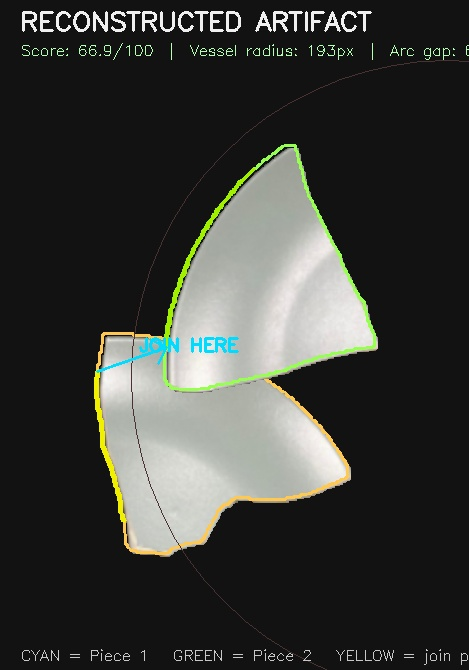
#> input picture find_001_assembly.jpg, 469 x 670 px
$ python TraditionalSegmentation.py find_001_assembly.jpg
#> lines starting #> are read from the running program, lines starting #| are printed output that depends on the picture; after the words box and inside, x2 and y2 are one past the last pixel; in counts of white or black regions, pixels touching at a corner belong together
#> in get_all_artifact_polygons, img is the input picture: shape (670, 469, 3); mean B, G, R 55, 59, 57.5
import cv2
import numpy as np


# [25 lines left out: function segment_by_edges, not called in this run]


def get_polygon_from_contour(contour):
    """Convert OpenCV contour to polygon list."""
    if contour is None or len(contour) == 0:
        return []
    return contour.squeeze().tolist()


# [45 lines left out: function classify_by_position, not called in this run]


def separate_objects(image, min_area=500):
    """
    Separate ONE artifact and ONE meter from background using edge detection.
    """
#> called with image = 'find_001_assembly.jpg', min_area = 500
    img = cv2.imread(image) if isinstance(image, str) else image
    if img is None:
        return {'meter': None, 'artifact': None}

    gray = cv2.cvtColor(img, cv2.COLOR_BGR2GRAY)
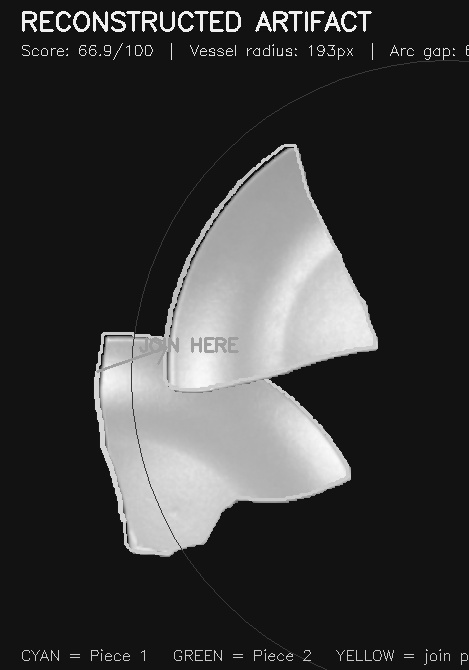
#> gray: shape (670, 469); min 9, max 249, mean 58.1
    blurred = cv2.GaussianBlur(gray, (5, 5), 0)
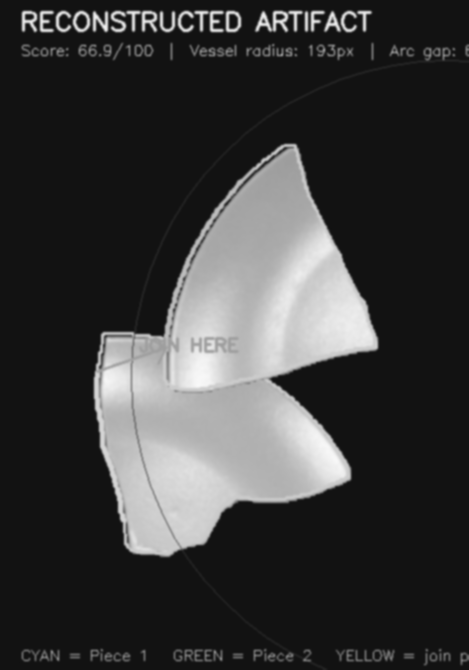
#> blurred: shape (670, 469); min 17, max 248, mean 58.1

    edges = cv2.Canny(blurred, 50, 150)
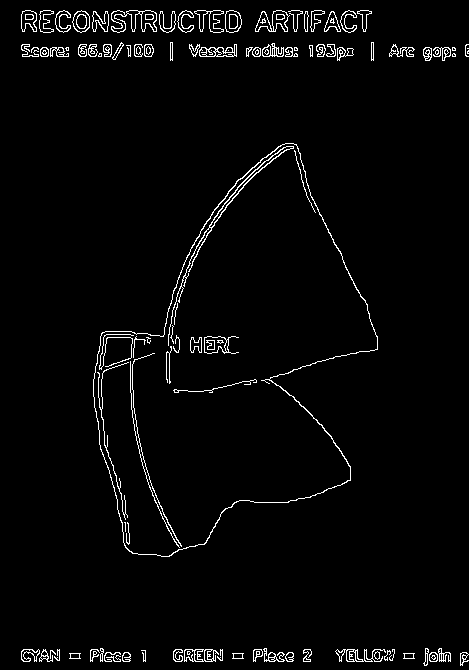
#> edges: shape (670, 469); 2.8% white in thin lines or dots

    kernel = np.ones((3, 3), np.uint8)
    dilated = cv2.dilate(edges, kernel, iterations=2)
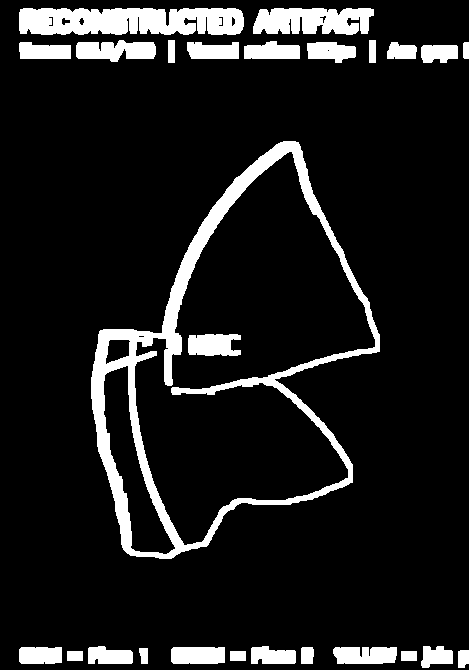
#> dilated: shape (670, 469); 11.1% white; 26 white regions

    contours, _ = cv2.findContours(dilated, cv2.RETR_EXTERNAL, cv2.CHAIN_APPROX_SIMPLE)
#> contours = 25 contours; largest, box (x1, y1, x2, y2) and area: (91, 141, 380, 559) 70057, (19, 8, 244, 35) 5104, (253, 8, 374, 35) 2444, (76, 40, 156, 62) 1188, (333, 647, 397, 664) 903

    if not contours:
        return {'meter': None, 'artifact': None}

    contours = sorted(contours, key=cv2.contourArea, reverse=True)
    valid_contours = [c for c in contours if cv2.contourArea(c) >= min_area]
#> valid_contours = 14 contours; largest, box (x1, y1, x2, y2) and area: (91, 141, 380, 559) 70057, (19, 8, 244, 35) 5104, (253, 8, 374, 35) 2444, (76, 40, 156, 62) 1188, (333, 647, 397, 664) 903

    if not valid_contours:
        return {'meter': None, 'artifact': None}

    h, w = img.shape[:2]
#> h = 670; w = 469

    meter_contour = None
    artifact_contour = None

    for cnt in valid_contours:
        x, y, cw, ch = cv2.boundingRect(cnt)
        aspect_ratio = cw / ch if ch > 0 else 0

        is_horizontal = aspect_ratio > 2
        is_at_edge = x < w * 0.15 or (x + cw) > w * 0.85

        if is_horizontal and is_at_edge and meter_contour is None:
            meter_contour = cnt
        elif artifact_contour is None:
            artifact_contour = cnt
#> this loop made 14 passes
#> (x, y, cw, ch, aspect_ratio, is_horizontal, is_at_edge) on passes 1 to 12: (91, 141, 289, 418, 0.691, False, False), (19, 8, 225, 27, 8.33, True, True), (253, 8, 121, 27, 4.48, True, False), (76, 40, 80, 22, 3.64, True, False), (333, 647, 64, 17, 3.76, True, False), (171, 647, 54, 17, 3.18, True, False), (244, 41, 56, 18, 3.11, True, False), (307, 42, 49, 21, 2.33, True, False), (187, 42, 52, 17, 3.06, True, False), (19, 42, 52, 17, 3.06, True, True), (19, 647, 43, 17, 2.53, True, True), (88, 646, 45, 18, 2.5, True, False)
#> after the loop, artifact_contour = contour of 532 points, box (x1, y1, x2, y2) (91, 141, 380, 559), area 70057; meter_contour = contour of 232 points, box (x1, y1, x2, y2) (19, 8, 244, 35), area 5104

    if meter_contour is None and len(valid_contours) >= 2:
        for cnt in valid_contours:
            x, y, cw, ch = cv2.boundingRect(cnt)
            aspect_ratio = cw / ch if ch > 0 else 0
            if aspect_ratio > 2 and artifact_contour is not None:
                meter_contour = cnt
                break

    return {'meter': meter_contour, 'artifact': artifact_contour}


def calculate_dimensions(contour, px_per_cm):
    """Calculate dimensions of a contour in cm."""
    if contour is None:
        return None

    x, y, w, h = cv2.boundingRect(contour)

    perimeter_px = cv2.arcLength(contour, True)
    area_px = cv2.contourArea(contour)

    w_cm = w / px_per_cm
    h_cm = h / px_per_cm
    perimeter_cm = perimeter_px / px_per_cm
    area_cm2 = area_px / (px_per_cm ** 2)

    return {
        'width_cm': round(w_cm, 2),
        'height_cm': round(h_cm, 2),
        'perimeter_cm': round(perimeter_cm, 2),
        'area_cm2': round(area_cm2, 2),
        'bounding_box': {'x': x, 'y': y, 'width': w, 'height': h}
    }


def create_segmentation_visualization(image, classified):
    """Create visualization of segmentation results with dimensions."""
    img = cv2.imread(image) if isinstance(image, str) else image
    if img is None:
        return None

    output = img.copy()

    if classified.get('meter') is not None:
        cv2.drawContours(output, [classified['meter']], -1, (0, 255, 255), 3)
        x, y, w, h = cv2.boundingRect(classified['meter'])
        cv2.putText(output, "METER", (x, y - 10), cv2.FONT_HERSHEY_SIMPLEX, 0.7, (0, 255, 255), 2)

    if classified.get('artifact') is not None:
        cv2.drawContours(output, [classified['artifact']], -1, (255, 0, 0), 3)
        x, y, w, h = cv2.boundingRect(classified['artifact'])
        cv2.putText(output, "ARTIFACT", (x, y - 10), cv2.FONT_HERSHEY_SIMPLEX, 0.7, (255, 0, 0), 2)

    return output


def get_all_artifact_polygons(image_path, meter_length_cm=8, min_area=500):
    """
    Main function to extract ONE artifact polygon with dimensions in cm.

    Args:
        image_path: Path to the image
        meter_length_cm: Length of the meter in cm (default 8cm)
        min_area: Minimum contour area to consider

    Returns:
        Dictionary with meter info and single artifact with dimensions
    """
    img = cv2.imread(image_path)
    if img is None:
        return None

    result = separate_objects(image_path, min_area)
#> result = {'meter': contour of 232 points, box (x1, y1, x2, y2) (19, 8, 244, 35), area 5104, 'artifact': contour of 532 points, box (x1, y1, x2, y2) (91, 141, 380, 559), area 70057}

    meter_contour = result.get('meter')
    if meter_contour is None:
        return {'error': 'No meter detected. Ensure image contains a rectangular meter.', 'meter': None, 'artifact': None}

    mx, my, mw, mh = cv2.boundingRect(meter_contour)
#> mx = 19; my = 8; mw = 225; mh = 27

    if mw > mh:
        meter_pixel_length = mw
#> meter_pixel_length = 225
    else:
        meter_pixel_length = mh

    if meter_pixel_length == 0:
        meter_pixel_length = 1

    px_per_cm = meter_pixel_length / meter_length_cm
#> px_per_cm = 28.12

    artifact_contour = result.get('artifact')
    artifact_info = None

    if artifact_contour is not None:
        poly = get_polygon_from_contour(artifact_contour)
#> poly = 532 pairs, first value 91 to 379, second value 141 to 558
        if poly and len(poly) >= 3:
            poly_cm = [[pt[0] / px_per_cm, pt[1] / px_per_cm] for pt in poly]
#> poly_cm = 532 pairs, first value 3.24 to 13.48, second value 5.01 to 19.84
            dims = calculate_dimensions(artifact_contour, px_per_cm)
#> in calculate_dimensions, `x, y, w, h = cv2.boundingRect(contour)`: x = 91; y = 141; w = 289; h = 418
#> in calculate_dimensions, `perimeter_px = cv2.arcLength(contour, True)`: perimeter_px = 1339
#> in calculate_dimensions, `area_px = cv2.contourArea(contour)`: area_px = 70057
#> in calculate_dimensions, `w_cm = w / px_per_cm`: w_cm = 10.28
#> in calculate_dimensions, `h_cm = h / px_per_cm`: h_cm = 14.86
#> in calculate_dimensions, `perimeter_cm = perimeter_px / px_per_cm`: perimeter_cm = 47.61
#> in calculate_dimensions, `area_cm2 = area_px / (px_per_cm ** 2)`: area_cm2 = 88.57
#> dims = 5 items
            artifact_info = {
                'polygon': poly_cm,
                'polygon_px': poly,
                'dimensions': dims,
                'contour': artifact_contour
            }

    meter_dims = calculate_dimensions(meter_contour, px_per_cm)
#> meter_dims = 5 items

    return {
        'meter': {
            'contour': meter_contour,
            'dimensions': meter_dims,
            'polygon_px': get_polygon_from_contour(meter_contour)
        },
        'artifact': artifact_info,
        'scale': {
            'pixels_per_cm': px_per_cm,
            'meter_length_cm': meter_length_cm
        }
    }


if __name__ == "__main__":
    import sys

    if len(sys.argv) < 2:
        print("Usage: python TraditionalSegmentation.py <image_path>")
        sys.exit(1)

    image_path = sys.argv[1]

    print(f"Processing {image_path}...")
    print(f"Looking for meter: 8cm rectangular object")
    print("-" * 50)

    result = get_all_artifact_polygons(image_path, meter_length_cm=8, min_area=500)
#> result = 3 items

    if result is None:
        print("Error: Could not read image")
        sys.exit(1)

    if 'error' in result:
        print(f"Error: {result['error']}")
        sys.exit(1)

    print(f"Scale: {result['scale']['pixels_per_cm']:.2f} pixels per cm")
#| Scale: 28.12 pixels per cm
    print()

    if result['meter']:
        m = result['meter']
#> m = 3 items
        print(f"METER DETECTED:")
        print(f"  Width:  {m['dimensions']['width_cm']} cm")
#|   Width:  8.0 cm
        print(f"  Height: {m['dimensions']['height_cm']} cm")
#|   Height: 0.96 cm
        print(f"  Perimeter: {m['dimensions']['perimeter_cm']} cm")
#|   Perimeter: 26.27 cm
        print(f"  Area: {m['dimensions']['area_cm2']} cm²")
#|   Area: 6.45 cm²
        print()

    if result['artifact']:
        art = result['artifact']
#> art = 4 items
        d = art['dimensions']
#> d = 5 items
        print(f"ARTIFACT DETECTED:")
        print(f"  Width:      {d['width_cm']} cm")
#|   Width:      10.28 cm
        print(f"  Height:     {d['height_cm']} cm")
#|   Height:     14.86 cm
        print(f"  Perimeter: {d['perimeter_cm']} cm")
#|   Perimeter: 47.61 cm
        print(f"  Area:       {d['area_cm2']} cm²")
#|   Area:       88.57 cm²
    else:
        print("No artifact detected")

    vis = create_segmentation_visualization(image_path, {'meter': result.get('meter', {}).get('contour'), 'artifact': result.get('artifact', {}).get('contour')})
#> in create_segmentation_visualization, `x, y, w, h = cv2.boundingRect(classified['meter'])`: x = 19; y = 8; w = 225; h = 27
#> in create_segmentation_visualization, `x, y, w, h = cv2.boundingRect(classified['artifact'])`: x = 91; y = 141; w = 289; h = 418
#> in create_segmentation_visualization, `cv2.putText(output, "ARTIFACT", (x, y - 10), cv2.FONT_HERSHEY_SIMPLEX,..`:
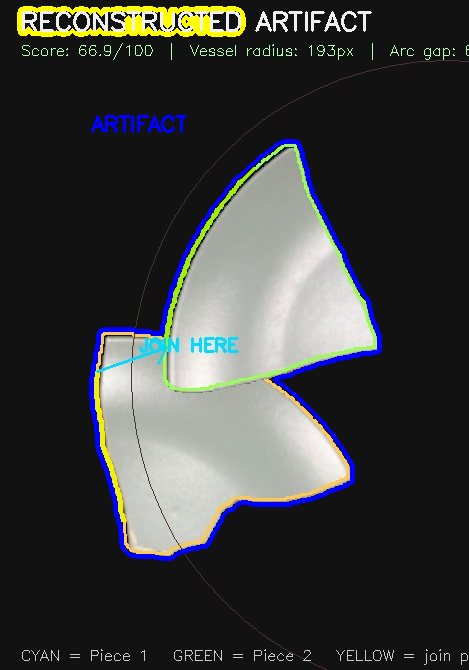
#> output: shape (670, 469, 3); mean B, G, R 59.8, 60.9, 59.3

    output_path = image_path.rsplit('.', 1)[0] + '_segmented.jpg'
    cv2.imwrite(output_path, vis)
    print(f"Saved visualization to {output_path}")


# [426 lines left out: functions extract_color_features, color_similarity, extract_edge_profile, analyze_edge_features, find_connection_points, analyze_connections and 4 more, not called in this run]
